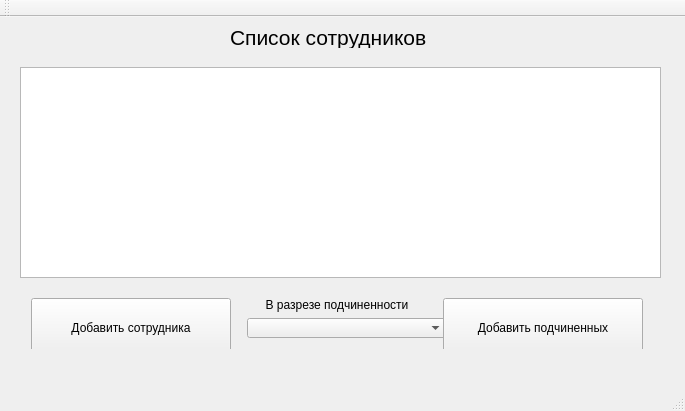
<?xml version="1.0" encoding="UTF-8"?>
<ui version="4.0">
 <class>MainWindow</class>
 <widget class="QMainWindow" name="MainWindow">
  <property name="geometry">
   <rect>
    <x>0</x>
    <y>0</y>
    <width>685</width>
    <height>411</height>
   </rect>
  </property>
  <property name="windowTitle">
   <string>MainWindow</string>
  </property>
  <widget class="QWidget" name="centralWidget">
   <widget class="QTableView" name="tableWorkers">
    <property name="enabled">
     <bool>true</bool>
    </property>
    <property name="geometry">
     <rect>
      <x>20</x>
      <y>50</y>
      <width>641</width>
      <height>211</height>
     </rect>
    </property>
    <property name="editTriggers">
     <set>QAbstractItemView::NoEditTriggers</set>
    </property>
    <property name="selectionMode">
     <enum>QAbstractItemView::NoSelection</enum>
    </property>
   </widget>
   <widget class="QLabel" name="label">
    <property name="geometry">
     <rect>
      <x>230</x>
      <y>10</y>
      <width>221</width>
      <height>21</height>
     </rect>
    </property>
    <property name="font">
     <font>
      <pointsize>16</pointsize>
     </font>
    </property>
    <property name="text">
     <string>Список сотрудников</string>
    </property>
   </widget>
   <widget class="QWidget" name="layoutWidget">
    <property name="geometry">
     <rect>
      <x>20</x>
      <y>270</y>
      <width>634</width>
      <height>62</height>
     </rect>
    </property>
    <layout class="QHBoxLayout" name="horizontalLayout">
     <item>
      <widget class="QPushButton" name="btnAddEmployee">
       <property name="minimumSize">
        <size>
         <width>200</width>
         <height>60</height>
        </size>
       </property>
       <property name="text">
        <string>Добавить сотрудника</string>
       </property>
      </widget>
     </item>
     <item>
      <layout class="QVBoxLayout" name="verticalLayout">
       <property name="leftMargin">
        <number>10</number>
       </property>
       <property name="rightMargin">
        <number>10</number>
       </property>
       <item>
        <widget class="QLabel" name="label_2">
         <property name="text">
          <string>В разрезе подчиненности</string>
         </property>
         <property name="alignment">
          <set>Qt::AlignCenter</set>
         </property>
        </widget>
       </item>
       <item>
        <widget class="QComboBox" name="masters">
         <property name="minimumSize">
          <size>
           <width>200</width>
           <height>0</height>
          </size>
         </property>
        </widget>
       </item>
      </layout>
     </item>
     <item>
      <widget class="QPushButton" name="btnAddSlave">
       <property name="minimumSize">
        <size>
         <width>200</width>
         <height>60</height>
        </size>
       </property>
       <property name="text">
        <string>Добавить подчиненных</string>
       </property>
      </widget>
     </item>
    </layout>
   </widget>
  </widget>
  <widget class="QMenuBar" name="menuBar">
   <property name="geometry">
    <rect>
     <x>0</x>
     <y>0</y>
     <width>685</width>
     <height>21</height>
    </rect>
   </property>
  </widget>
  <widget class="QToolBar" name="mainToolBar">
   <attribute name="toolBarArea">
    <enum>TopToolBarArea</enum>
   </attribute>
   <attribute name="toolBarBreak">
    <bool>false</bool>
   </attribute>
  </widget>
  <widget class="QStatusBar" name="statusBar"/>
 </widget>
 <layoutdefault spacing="6" margin="11"/>
 <resources/>
 <connections/>
</ui>
